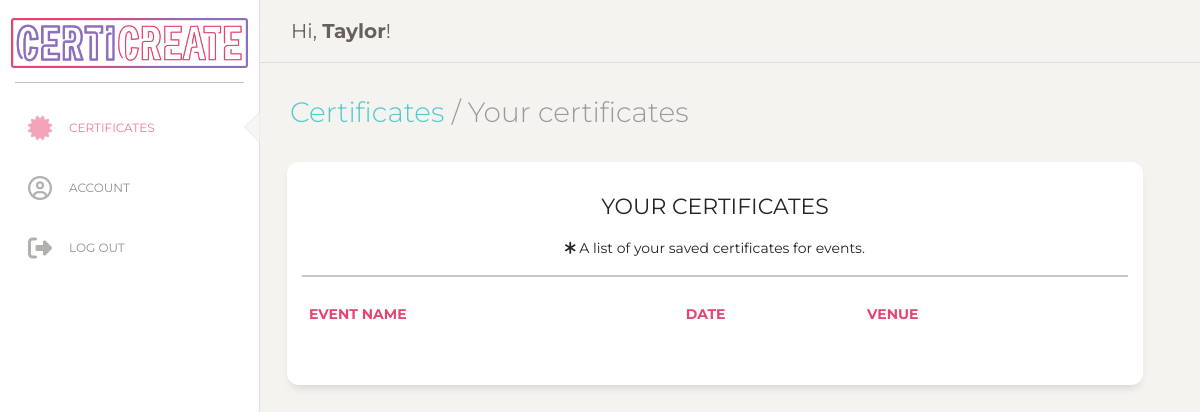
The app's page /viewcerts.php (signed in), older data.
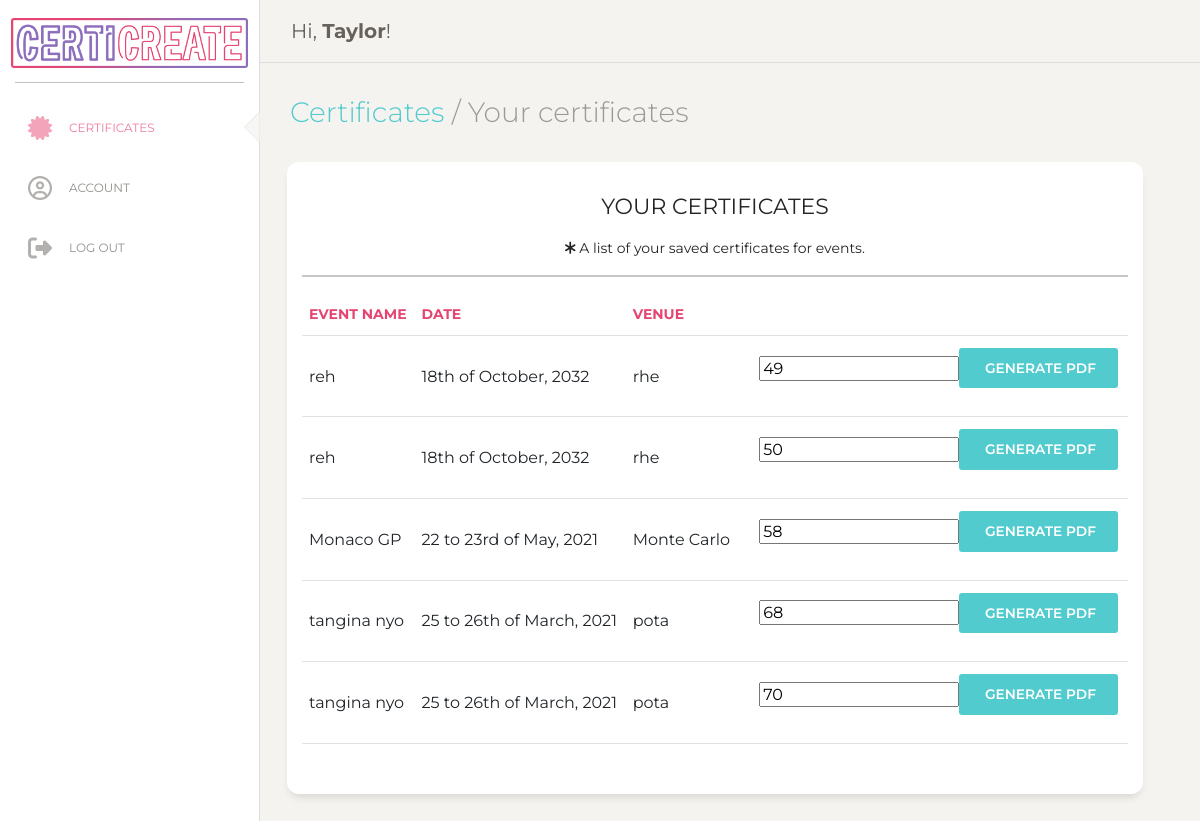
The same page, newer data.
### tables this page shows
CREATE TABLE `certificates` (
  `certid` int(11) NOT NULL,
  `eventname` varchar(255) NOT NULL,
  `eventdate` varchar(255) NOT NULL,
  `orgid` int(11) DEFAULT NULL,
  `venue` varchar(255) DEFAULT NULL,
  `organizer1` varchar(255) DEFAULT NULL,
  `organizer2` varchar(255) DEFAULT NULL,
  `organizer3` varchar(255) DEFAULT NULL,
  `signatory1` varchar(255) NOT NULL
);

### db/dbFunction.php (called while the page is built, shortened)
<?php
    class dbFunction {
    public $conn;
    function __construct($db){
        $this->conn = $db;
    }
        function viewCerts($id){
            $sql = "SELECT * FROM certificates WHERE orgid = '".$id."'";
            $stmt = $this->conn->prepare($sql);
            $stmt->execute();
            return $stmt;
        }
    }
?>

### viewcerts.php (the view, shortened to what the changed rows need)
<?php
include ('db/dbcon.php');
include_once('db/dbFunction.php');
$database = new Database();
$db = $database->getConnection();
$funObj = new dbFunction($db);
?>
<html lang="en">
<head>
<link href="https://cdn.jsdelivr.net/npm/bootstrap@5.0.0-beta3/dist/css/bootstrap.min.css" rel="stylesheet">
  <link href="https://maxcdn.bootstrapcdn.com/font-awesome/latest/css/font-awesome.min.css" rel="stylesheet">
  <link href="./assets/css/style.css" rel="stylesheet" />
  <link href="./assets/css/bootstrap.min.css" rel="stylesheet" />
  <link href="./assets/css/paper-dashboard.css?v=2.0.1" rel="stylesheet" />
  <link href="./assets/demo/demo.css" rel="stylesheet" />
</head>
<body class="bgbody">
  <div class="wrapper ">
    <div class="main-panel" style="height: 100vh;">
      <div class="content">
        <div class="row">
          <div class="row">
            <div class="col-md-12">
              <div class="card text-center">
                <div class="card-body">
                 <div id="certlist" style="display: block;" class="answer_list" >
                        <?php
                            $id =  $_SESSION['user'];
                            $cert = $funObj->viewCerts($id);
                            if(!$cert){
                              echo "<label> There are no certificates here... </label>";
                            }else{
                              echo ' <div id="accordion">
                                        <table class="table table-hover text-custom">
                                        <thead class="text-custom">
                                        <tr>
                                          <th scope="col">EVENT NAME</th>
                                          <th scope="col">DATE</th>
                                          <th scope="col">VENUE</th>
                                          <th scope="col"></th>
                                        </tr>
                                      </thead>
                                      <tbody>';
                              while ($certrow = $cert->fetch(PDO::FETCH_ASSOC)) {
                                extract($certrow);
                                echo ' <tr data-toggle="collapse" data-target="#collapse'.$certrow['certid'].'" class="collapse-row collapsed accordion-toggle" title="ℹ Click row for details">
                                <td>'.$certrow['eventname'].'</td>';
                                echo '<td>'.$certrow['eventdate'].'</td>';
                                echo '<td>'.$certrow['venue']. '<td>';
                                echo '<td colspan="2">
                            <form class="form-inline" method="get" target="_blank" action="generatepdftry.php">
                            <input type="number" id="certid" name="certid" value="'.$certrow['certid'].'">
                              <button type="submit" id="pdf_report_generate" name="pdf_report_generate" class="btn btn-primary" href="generatepdftry.php?certid='.$certrow['certid'].'"><i class="fa fa-pdf"" aria-hidden="true"></i>
                              Generate PDF</button>
                              </form>
                          </td>
                        </tr>
                        <div id="collapse'.$certrow['certid'].'" class="accordion-body collapse in">
                                    <td>  <a href="editcert.php?certid='.$certrow['certid'].'" id="certid"  name="editcert" class="btn btn-primary btn-sm"><i class="fa fa-pdf"" aria-hidden="true"></i>
                                      <i class="fas fa-edit"></i> Edit Details </a> </td>
                                    <td>'.$certrow['eventname'].'</td>
                                    <td>'.$certrow['eventdate'].'</td>
                                    <td>'.$certrow['venue']. '</td>
                                    <td>'.$certrow['organizer1']. '<br>'
                                    .$certrow['organizer2'].'<br>'
                                    .$certrow['organizer3'].'
                                    </td>
                                    <th scope="row">SIGNATORY IMAGES</th>';
                              }
                        echo '</div>
                         </tbody>
                    </table>
                    </div>';
                            }
                          ?>
                 </div>
                  </div>
              </div>
            </div>
          </div>
        </div>
      </div>
    </div>
  </div>
</body>
</html>

Row changes from the older to the newer data that the page shows:
added certificates: eventname "reh", eventdate "18th of October, 2032", venue "rhe", certid "49"
added certificates: eventname "reh", eventdate "18th of October, 2032", venue "rhe", certid "50"
added certificates: eventname "Monaco GP", eventdate "22 to 23rd of May, 2021", venue "Monte Carlo", certid "58"
added certificates: eventname "tangina nyo", eventdate "25 to 26th of March, 2021", venue "pota", certid "68"
added certificates: eventname "tangina nyo", eventdate "25 to 26th of March, 2021", venue "pota", certid "70"
